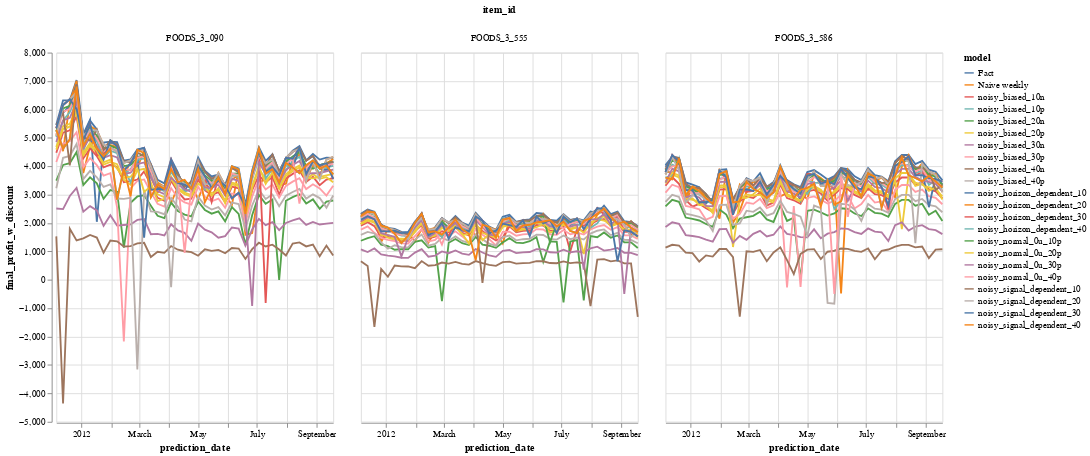

This figure's notebook cell:
### Code cell
alt.data_transformers.disable_max_rows()

alt.Chart(result_weekly.reset_index()).mark_line().encode(
    x='prediction_date:T',
    y=alt.Y('final_profit_w_discount:Q',scale=alt.Scale(zero=True)),
    color=alt.Color('model:N'),
    #row='model:N',
    column='item_id:N'
).properties(width=300, height=400)#.interactive()

### Figure 1 — Vega-Lite specification as saved in the notebook (floating-point values rounded to 4 significant figures; data arrays with more than 128 entries replaced by an {"elided": "..."} marker saying what was removed)
{"config": {"view": {"continuousWidth": 400, "continuousHeight": 300}}, "data": {"name": "data-8a70bdfd20718dfc2d17fd8610c066f0"}, "mark": "line", "encoding": {"color": {"type": "nominal", "field": "model"}, "column": {"type": "nominal", "field": "item_id"}, "x": {"type": "temporal", "field": "prediction_date"}, "y": {"type": "quantitative", "field": "final_profit_w_discount", "scale": {"zero": true}}}, "height": 400, "width": 300, "$schema": "https://vega.github.io/schema/vega-lite/v4.8.1.json", "datasets": {"data-8a70bdfd20718dfc2d17fd8610c066f0": {"elided": "2772 records"}}}
